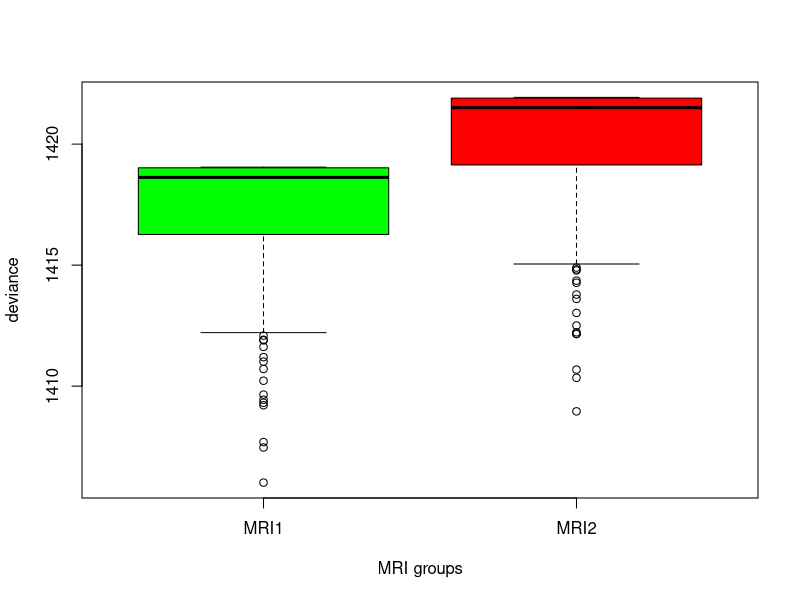

This chart was generated by the following R code:
library(MASS)
library(caret)
library(boot)
library(ggplot2)

creatdataset <- function(n){
  
  theta = NULL
  for(j in 1:5){
    theta[j] = j
  }
  
  beta <- 6
  x <- runif(n,-1,1)
  x2 <- x + rnorm(n,0,0.01)
  error <- 1
  
  tau1 <- plogis(theta[1] - beta * x)
  tau2 <- plogis(theta[2] - beta * x)
  tau3 <- plogis(theta[3] - beta * x)
  tau4 <- plogis(theta[4] - beta * x)
  tau5 <- 1
  
  tau <- data.frame(tau1,tau2,tau3,tau4,tau5)
  #tau5 <- plogis(theta[5] - beta * x)
  
  pi1 <- tau1
  pi2 <- tau2-pi1
  pi3 <- tau3-pi2-pi1
  pi4 <- tau4-pi3-pi2-pi1
  pi5 <- tau5-pi4-pi3-pi2-pi1
  
  pi <- data.frame(pi1,pi2,pi3,pi4,pi5)
  y <- array(dim = dim(pi))
  
  for(i in 1:dim(pi)[1]){
    y[i,] = rmultinom(1,1,pi[i,])
  }
  
  
  for(j in 1:5){
    y[,j] = j*y[,j]
  }
  y_order = as.factor(apply(y,1,"sum"))
  mydata <- cbind(y_order,x,x2)
  mydata <- as.data.frame(mydata)
  mydata$y_order <- as.factor(mydata$y_order)
  mydata$x <- as.numeric(mydata$x)
  mydata$x2 <- as.numeric(mydata$x2)
  return(mydata)
}

mydata <- creatdataset(1000)
devs1 = c()
devs2 = c()
for (i in 1:1000){
  model1 <- polr(y_order~x, Hess = T,data = mydata[-i,])
  model2 <- polr(y_order~x2,Hess = T,data = mydata[-i,])
  devs1  = c(devs1, model1$deviance)
  devs2 = c(devs2,model2$deviance)
}


boxplot(devs1,devs2,
        xlab = "MRI groups",
        ylab = "deviance",
        col = c("green","red"),
        names = c("MRI1","MRI2"))


testresult <- ks.test(devs1,devs2)  
testresult


# Compare the means of devs and devs2, which is larger?
# Create two box plots, side by side, of devs and devs2 
# Do a ks test on devs and devs2, is it significantly different?

